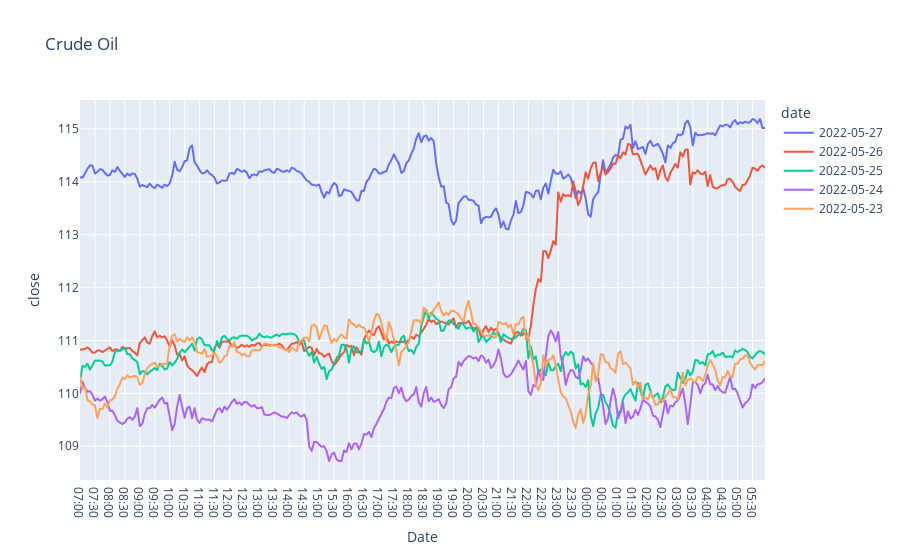

Write notebook code for a chart like this one.
### Code cell
one_symbol_plot('Crude Oil', '2022-05-27', count=5)

### Figure 1 — Plotly figure (JSON) as saved in the notebook; plotly's stock layout.template omitted (floating-point values rounded to 4 significant figures; data arrays with more than 128 entries replaced by an {"elided": "..."} marker saying what was removed)
{"data": [{"hovertemplate": "date=2022-05-27<br>Date=%{x}<br>close=%{y}<extra></extra>", "legendgroup": "2022-05-27", "line": {"color": "#636efa", "dash": "solid"}, "marker": {"symbol": "circle"}, "mode": "lines", "name": "2022-05-27", "showlegend": true, "type": "scattergl", "x": {"elided": "276 str values"}, "xaxis": "x", "y": {"elided": "276 float values"}, "yaxis": "y"}, {"hovertemplate": "date=2022-05-26<br>Date=%{x}<br>close=%{y}<extra></extra>", "legendgroup": "2022-05-26", "line": {"color": "#EF553B", "dash": "solid"}, "marker": {"symbol": "circle"}, "mode": "lines", "name": "2022-05-26", "showlegend": true, "type": "scattergl", "x": {"elided": "276 str values"}, "xaxis": "x", "y": {"elided": "276 float values"}, "yaxis": "y"}, {"hovertemplate": "date=2022-05-25<br>Date=%{x}<br>close=%{y}<extra></extra>", "legendgroup": "2022-05-25", "line": {"color": "#00cc96", "dash": "solid"}, "marker": {"symbol": "circle"}, "mode": "lines", "name": "2022-05-25", "showlegend": true, "type": "scattergl", "x": {"elided": "276 str values"}, "xaxis": "x", "y": {"elided": "276 float values"}, "yaxis": "y"}, {"hovertemplate": "date=2022-05-24<br>Date=%{x}<br>close=%{y}<extra></extra>", "legendgroup": "2022-05-24", "line": {"color": "#ab63fa", "dash": "solid"}, "marker": {"symbol": "circle"}, "mode": "lines", "name": "2022-05-24", "showlegend": true, "type": "scattergl", "x": {"elided": "276 str values"}, "xaxis": "x", "y": {"elided": "276 float values"}, "yaxis": "y"}, {"hovertemplate": "date=2022-05-23<br>Date=%{x}<br>close=%{y}<extra></extra>", "legendgroup": "2022-05-23", "line": {"color": "#FFA15A", "dash": "solid"}, "marker": {"symbol": "circle"}, "mode": "lines", "name": "2022-05-23", "showlegend": true, "type": "scattergl", "x": {"elided": "276 str values"}, "xaxis": "x", "y": {"elided": "276 float values"}, "yaxis": "y"}], "layout": {"legend": {"title": {"text": "date"}, "tracegroupgap": 0}, "title": {"text": "Crude Oil"}, "xaxis": {"anchor": "y", "domain": [0, 1], "title": {"text": "Date"}}, "yaxis": {"anchor": "x", "domain": [0, 1], "title": {"text": "close"}}}}
